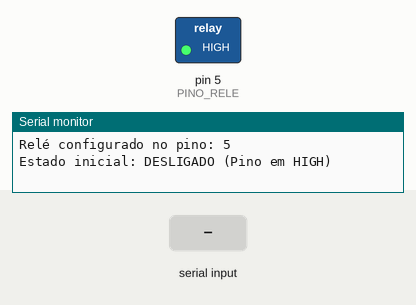
A sketch run on a simulated Arduino Uno, built with avr-gcc and run on an emulated ATmega328P. Parts: switched loads named in the sketch (green lamp = pin HIGH), the last lines printed to the serial monitor. The inputs (shaded band) are chosen by the test bench.

Above: at 1.7 s.
1.8 s: "1\n" received over Serial
At 2.7 s:
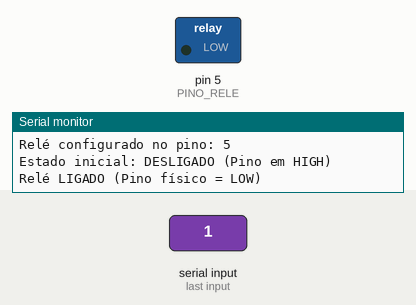
3.3 s: "0\n" received over Serial
At 3.9 s:
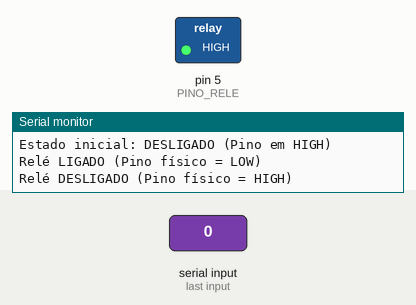
4.8 s: "on\n" received over Serial
At 6.0 s:
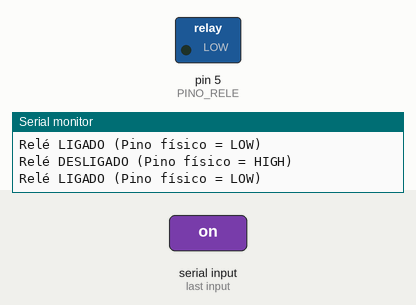
6.3 s: "off\n" received over Serial
At 7.5 s:
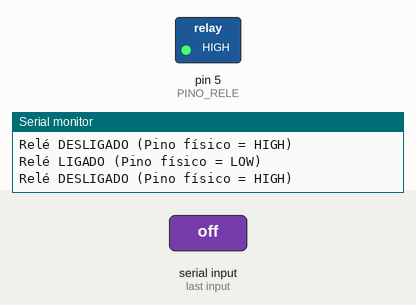
Timing chart, 0 to 8.8 s (numbered marks = the images above; inputs shaded):
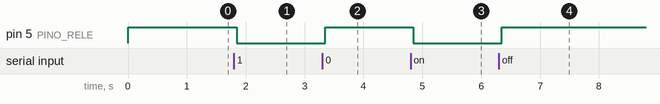

Measured:
- after the input at 1.8 s, pin 5 (PINO_RELE): HIGH → LOW after 0.05 s
- after the input at 3.3 s, pin 5 (PINO_RELE): LOW → HIGH after 0.05 s
- after the input at 4.8 s, pin 5 (PINO_RELE): HIGH → LOW after 0.05 s
- after the input at 6.3 s, pin 5 (PINO_RELE): LOW → HIGH after 0.05 s

The sketch:

debug_rele_h2.ino
```cpp
/**
 * debug_rele_h2.ino — Código simples para testar o relé do eletrolisador (agora no pino 5).
 *
 * Coloque este arquivo na pasta Testes/debug_rele_h2/.
 * Carregue no Arduino UNO do H2 (com o relé do eletrolisador conectado no pino 5).
 *
 * Funcionamento:
 *   1. Permite ligar/desligar o relé via Monitor Serial (envie '1' ou 'on' para ligar, '0' ou 'off' para desligar).
 *   2. Permite alternar o estado digitando 't'.
 *   3. Lembre-se: O relé é ativo em nível BAIXO (LOW = Ligado, HIGH = Desligado).
 */

const int PINO_RELE = 5;  // Novo pino do relé
bool estadoRele = false;  // false = Desligado (HIGH), true = Ligado (LOW)

void setup() {
  Serial.begin(9600);

  // Configura o pino como saída
  pinMode(PINO_RELE, OUTPUT);

  // Inicia desligado (HIGH) por segurança
  digitalWrite(PINO_RELE, HIGH);

  Serial.println("\n==================================================");
  Serial.println("    DEBUG DO RELÉ DO ELETROLISADOR — SISTEMA H2    ");
  Serial.println("==================================================");
  Serial.println("Envie comandos pelo Monitor Serial (com terminação Nova Linha/NL):");
  Serial.println("  - '1' ou 'on'  -> Liga o eletrolisador (Escreve LOW no pino)");
  Serial.println("  - '0' or 'off' -> Desliga o eletrolisador (Escreve HIGH no pino)");
  Serial.println("  - 't'          -> Alterna (toggle) o estado atual");
  Serial.println("  - 'status'     -> Mostra o estado atual do pino");
  Serial.println("--------------------------------------------------");
  Serial.print("Relé configurado no pino: ");
  Serial.println(PINO_RELE);
  Serial.println("Estado inicial: DESLIGADO (Pino em HIGH)");
}

void atualizarRelogioRele() {
  if (estadoRele) {
    digitalWrite(PINO_RELE, LOW); // Ativo em nível baixo
    Serial.println("Relé LIGADO (Pino físico = LOW)");
  } else {
    digitalWrite(PINO_RELE, HIGH);
    Serial.println("Relé DESLIGADO (Pino físico = HIGH)");
  }
}

void loop() {
  if (Serial.available() > 0) {
    String input = Serial.readStringUntil('\n');
    input.trim();

    if (input.equalsIgnoreCase("1") || input.equalsIgnoreCase("on")) {
      estadoRele = true;
      atualizarRelogioRele();
    }
    else if (input.equalsIgnoreCase("0") || input.equalsIgnoreCase("off")) {
      estadoRele = false;
      atualizarRelogioRele();
    }
    else if (input.equalsIgnoreCase("t")) {
      estadoRele = !estadoRele;
      Serial.print("Toggling... ");
      atualizarRelogioRele();
    }
    else if (input.equalsIgnoreCase("status")) {
      Serial.print("Relé está atualmente: ");
      Serial.println(estadoRele ? "LIGADO (LOW)" : "DESLIGADO (HIGH)");
      Serial.print("Leitura digital do pino: ");
      Serial.println(digitalRead(PINO_RELE) == LOW ? "LOW" : "HIGH");
    }
    else {
      Serial.print("Comando inválido: '");
      Serial.print(input);
      Serial.println("' (Envie 1, 0, t ou status).");
    }
  }
  delay(50);
}
```
